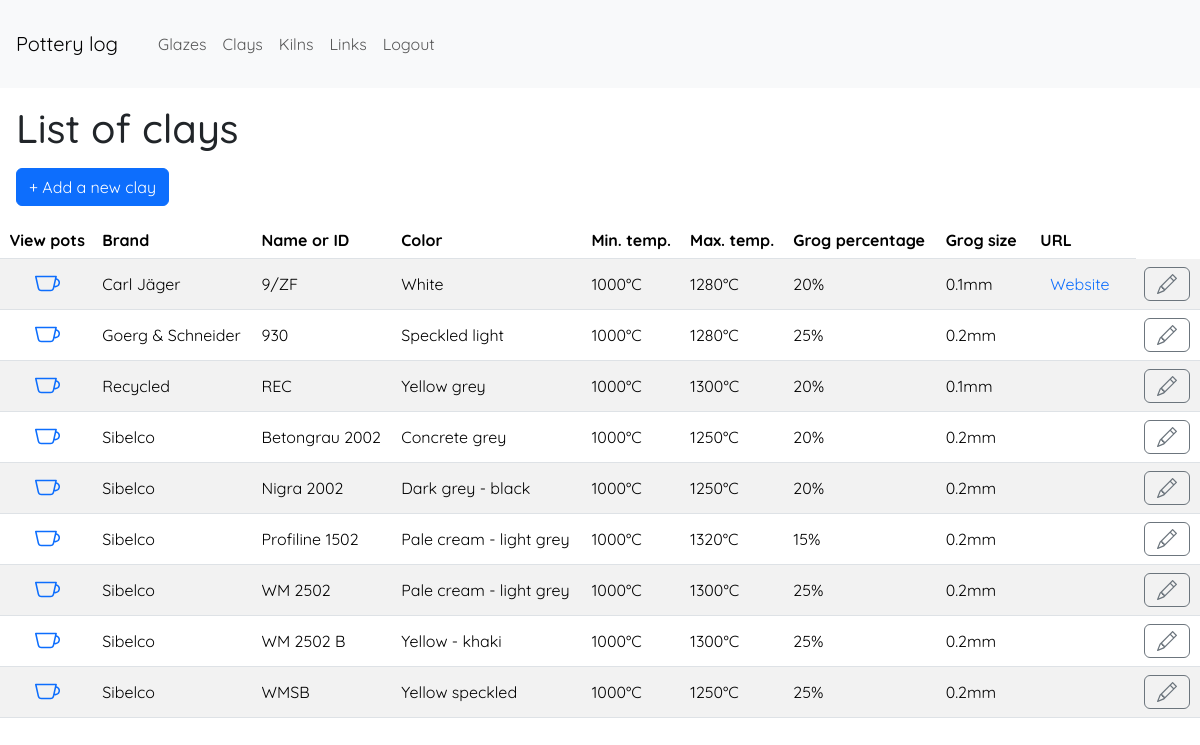
The app's page /viewclays (signed in), older data.
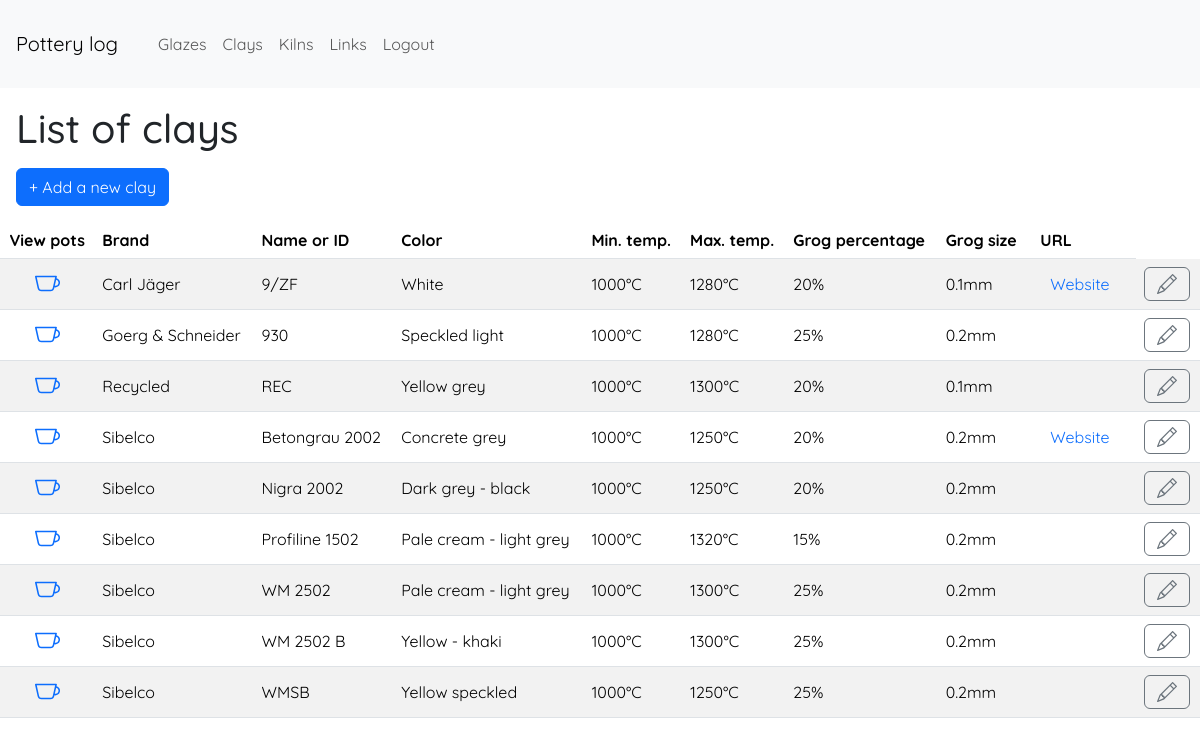
The same page, newer data.
### app/models.py (models this page shows, shortened)
class Clay(db.Model):
    __tablename__ = 'clay'
    id = db.Column(db.Integer, primary_key=True)
    brand = db.Column(db.String(140), index=True)
    name_id = db.Column(db.String(140), index=True)
    color = db.Column(db.String(140))
    temp_min = db.Column(db.Integer) # in °C
    temp_max = db.Column(db.Integer) # in °C
    grog_percent = db.Column(db.Integer) # in %
    grog_size_max = db.Column(db.Float) # in mm
    url = db.Column(db.String)
    pots = db.relationship('Pot', backref='made_with_clay', lazy='dynamic')

### app/controller.py (the view)
@app.route('/viewclays')
@login_required
def view_clays():
    clays = Clay.query.order_by(Clay.brand, Clay.name_id).all()
    clay_form = AddClayForm()
    return render_template('viewclays.html', title='List of clays', clays=clays, clay_form=clay_form)

### app/models.py (called while the page is built)
@login.user_loader
def load_user(id):
    return User.query.get(int(id))

### app/templates/viewclays.html (shortened to what this page needs)
{% extends 'layout.html' %}
{% block main %}
<h1 class="m-3">List of clays</h1>
<div class="m-3">
    <button id="add-new-clay" type="button" class="btn btn-primary" data-toggle="modal" data-target="#modal-add-edit-clay" data-reload-page="true">&plus; Add a new clay</button>
</div>
<table class="table table-striped">
    <thead>
        <tr>
            <th class="centered-content">View pots</th>
            <th>Brand</th>
            <th>Name or ID</th>
            <th>Color</th>
            <th>Min. temp.</th>
            <th>Max. temp.</th>
            <th>Grog percentage</th>
            <th>Grog size</th>
            <th style="padding: 8px 13px;">URL</th>
        </tr>
    </thead>
    <body>
        {% for clay in clays %}
        <tr>
            <td class="vertical-center centered-content">
                <a href="{{ url_for('show_clay', clay_id=clay.id) }}" class="hover-border-link">
                </a>
            </td>
            <td class="vertical-center">{{ clay.brand or '' }}</td>
            <td class="vertical-center">{{ clay.name_id or '' }}</td>
            <td class="vertical-center">{{ clay.color or '' }}</td>
            <td class="vertical-center">{{ clay.temp_min ~ '°C' if clay.temp_min else '' }}</td>
            <td class="vertical-center">{{ clay.temp_max ~ '°C' if clay.temp_max else '' }}</td>
            <td class="vertical-center">{{ clay.grog_percent ~ '%' if clay.grog_percent else '' }}</td>
            <td class="vertical-center">{{ clay.grog_size_max ~ 'mm' if clay.grog_size_max else '' }}</td>
            <td class="vertical-center">
                {% if clay.url %}
                    <a class="hover-border-link" href="{{ clay.url }}" target="_blank">
                        Website
                    </a>
                {% endif %}
            </td>
            <td>
                <button type="button" class="btn btn-outline-secondary" id="open-modal-edit-item-{{ clay.id }}" data-toggle="modal" data-target="#modal-add-edit-clay" data-reload-page="true" data-itemtype="clay">
                </button>
            </td>
        </tr>
        {% endfor %}
    </body>
</table>
{% endblock %}

Row changes from the older to the newer data that the page shows:
changed Clay "Betongrau 2002": now shows "Website"
